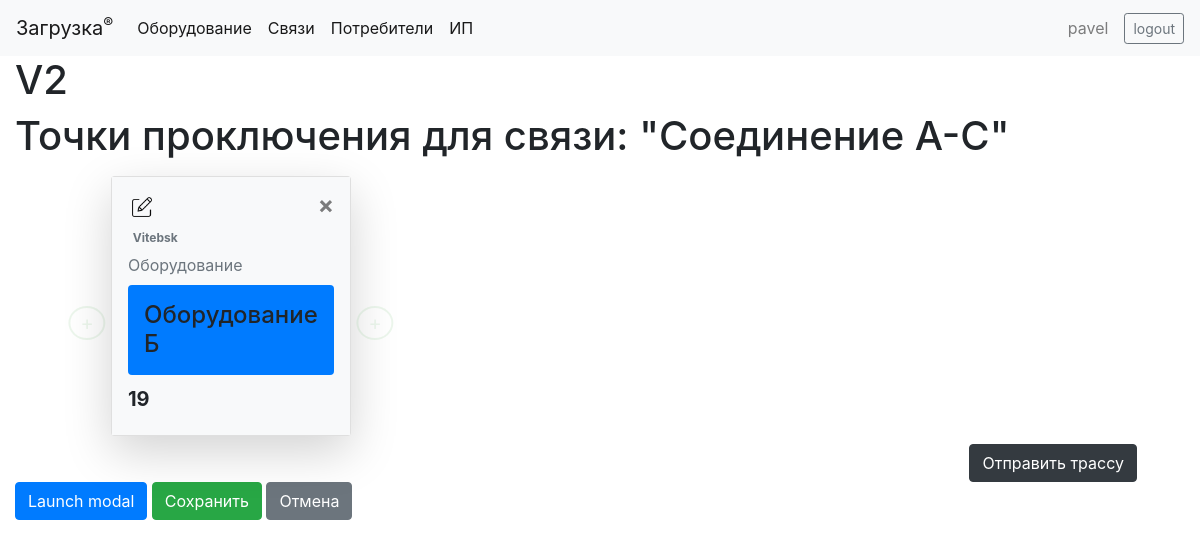
The app's page /register/communication/92/connection_edit_v2 (signed in) with its own data.
### register/models.py (models this page shows, shortened)
class Communication(models.Model):
    service_status_choices = [
        ('E', 'enabled'),
        ('D', 'disabled')
    ]
    name = models.CharField(max_length=150, null=False)
    service_status = models.CharField(max_length=1, choices=service_status_choices, default='E')
    create_date = models.DateTimeField(auto_now_add=True)
    note = models.TextField(null=True, blank=True)
    direction_from = models.ForeignKey(EndPoint, on_delete=models.RESTRICT, null=True, related_name='direction_from')
    direction_to = models.ForeignKey(EndPoint, on_delete=models.RESTRICT, null=True, related_name='direction_to')
    consumer = models.ForeignKey(Consumer, on_delete=models.RESTRICT, related_name='communications')
    communication_type = models.ForeignKey(InterfaceType, null=True, on_delete=models.SET_NULL, related_name='communications')
    class Meta:
        unique_together = ('name', 'direction_from', 'direction_to', 'consumer', 'communication_type')

class Port(models.Model):
    media_type_choices = [
        ('E', 'electrical'),
        ('O', 'optical'),
        ('V', 'virtual')
    ]
    equipment = models.ForeignKey('Equipment', on_delete=models.CASCADE, related_name='ports', blank=True)
    interface_type = models.ForeignKey('InterfaceType', on_delete=models.RESTRICT, related_name='ports')
    media_type = models.CharField(max_length=1, choices=media_type_choices, default='E')
    port_name = models.CharField(max_length=30, blank=True)
    note = models.TextField(null=True, blank=True)
    frame_name = models.CharField(max_length=30, blank=True)  # Информация о рамке, на которой расшит порт (вместо frame с OneToOneField).
    connected_to = models.OneToOneField('Port', on_delete=models.RESTRICT, related_name='connected_from', blank=True, null=True)
    frame = models.OneToOneField('Port', on_delete=models.RESTRICT, related_name='port', blank=True, null=True)
    communication = models.ForeignKey('Communication', on_delete=models.RESTRICT, null=True, blank=True, related_name='ports')
    class Meta:
        unique_together = ('port_name', 'equipment',)

class Equipment(models.Model):
    type_choices = [
        ('E', 'Оборудование'),
        ('O', 'Оптические кроссы'),
        ('F', 'Рамки'),
        ('V', 'Виртуальные объекты'),
        ('S', 'Системы'),
        ('-', 'Другое'),
        ('', '---------'),
    ]
    name = models.CharField(max_length=100)
    endpoint = models.ForeignKey('EndPoint', on_delete=models.RESTRICT, default=None, null=True, related_name='equipments')
    location = models.CharField(max_length=100, null=True)
    note = models.TextField(null=True, blank=True)
    type = models.CharField(max_length=1, choices=type_choices, default='-')
    endpoint_opposite = models.ForeignKey('EndPoint', on_delete=models.RESTRICT, default=None, null=True, blank=True, related_name='systems')
    def __str__(self):
        return f"{self.name}"
    class Meta:
        unique_together = ('name', 'type',)

class EndPoint(models.Model):
    code = models.CharField(max_length=100, unique=True)
    name = models.CharField(max_length=100, null=True, blank=True)
    note = models.TextField(null=True, blank=True)
    def __str__(self):
        return f"{self.name}"

### register/views.py (the view)
# urls.py: path('communication/<pk>/connection_edit_v2', views.connection_edit_v2, name='connection_edit_v2'),
def connection_edit_v2(request, pk):
    communication = get_object_or_404(Communication, pk=pk)
    form = OnePointConnectionForm()
    context = {
        'communication': communication,
        'form': form,
    }
    return render(request, 'connection_edit_v2.html', context=context)

### register/templates/connection_edit_v2.html (shortened to what this page needs)
{% extends "base_generic.html" %}
{% block content %}
<p class="h1">V2</p>
<h1>Точки проключения для связи: "{{ communication.name }}"</h1>
<form method="post">{% csrf_token %}
    {% if communication %}
        {% if communication.ports.all %}
            <div id="cards_block" class="mx-5 d-flex flex-wrap">
                <div class="d-flex between-filler mx-2">
                    <div class="button-container">
                        <input id="111" type="button" value="+" class="add-button"><p></p>
                    </div>
                </div>
                {% for port in communication.ports.all %}
                    {% include 'card_template.html' %}
                    <div class="d-flex between-filler mx-2">
                        <div class="button-container">
                            <input id="222" type="button" value="+" class="add-button"><p></p>
                        </div>
                    </div>
                {% endfor %}
            </div>
            <div class="clearfix px-5">
                <button type="button" class="btn btn-dark float-right" data-toggle="modal" data-target="#sendmail_modal">Отправить трассу</button>
            </div>
        {% else %}
            <p class="mx-5 "><a href="{% url 'connection_edit_with_filter' communication.pk %}" class="btn btn-success">Добавить коннекции</a></p>
        {% endif %}
    {% else %}
        <p>Связь не найдена.</p>
    {% endif %}
    <button type="button" class="btn btn-primary" data-toggle="modal" data-target="#port_filter_modal">
  Launch modal
</button>
    <input type="submit" name="submit" value="Сохранить" class="btn btn-success">
    <a href="{% url 'communications' %}" type="button" name="cancel" class="btn btn-secondary">Отмена</a>
</form>
{% endblock %}

### register/templates/base_generic.html (shortened to what this page needs)
<!DOCTYPE html>
<html lang="en">
    <head>
        <link rel="stylesheet"
              href="https://cdn.jsdelivr.net/npm/bootstrap@4.1.3/dist/css/bootstrap.min.css"
>
        <link rel="stylesheet" href="https://cdnjs.cloudflare.com/ajax/libs/font-awesome/4.7.0/css/font-awesome.min.css">
        {% load static %}
        <link rel="stylesheet" href="{% static 'css/styles.css' %}">
    </head>
    <body>
        <nav class="navbar navbar-expand-lg navbar-light bg-light sticky-top">
            <a class="navbar-brand" href="{% url 'index' %}">Загрузка<sup>&reg;</sup></a>
            <div class="collapse navbar-collapse" id="navbarNav">
                <ul class="navbar-nav mr-auto">
                    <li class="nav-item active">
                        <a class="nav-link" href="{% url 'equipments' %}" aria-current="page">Оборудование<span class="sr-only">(current)</span></a>
                    </li>
                    <li class="nav-item active">
                        <a class="nav-link" href="{% url 'communications' %}" aria-current="page">Связи</a>
                    </li>
                    <li class="nav-item active">
                        <a class="nav-link" href="{% url 'consumers' %}">Потребители</a>
                    </li>
                    <li class="nav-item active">
                        <a class="nav-link" href="{% url 'endpoints' %}">ИП</a>
                    </li>
                </ul>
                {% if user.is_authenticated %}
                    <span class="navbar-text px-3">
                        {{ user.get_username }}
                    </span>
                    <a class="btn btn-sm btn-outline-secondary" href="{% url 'logout' %}?next={{request.path}}">logout</a>
                {% else %}
                    <a class="btn btn-sm btn-outline-secondary" href="{% url 'login' %}?next={{request.path}}">login</a>
                {% endif %}
            </div>
        </nav>
        <div class="container-fluid">
            <div class="row" id="div-row">
                <div class="col" id="div-right">
                    {% if user.is_authenticated %}
                        {% block content %}
                        {% endblock %}
                    {% else %}
                        <p>Please, login!</p>
                        {% block login %}{% endblock %}
                    {% endif %}
                </div>
            </div>
        </div>
    </body>
</html>

### register/templates/card_template.html (shortened to what this page needs)
<div class="card my-2 shadow-lg">
    <div class="card-body bg-light m-0 p-3">
        <button type="button" class="close remove" aria-label="Close"><span class="remove" aria-hidden="true">&times;</span></button>
        {% load static %}
        <img class="edit-card m-1" src="{% static 'images/icons/icon_edit.png' %}" width="20px" height="20px">
        <br>
        <sub class="endpoint text-muted badge" data-value="{{ port.equipment.endpoint.id }}">{{ port.equipment.endpoint }}</sub>
        <p class="card-subtitle my-2 text-muted equipment_type" data-value="{{ port.equipment.type }}">{{ port.equipment.get_type_display }}</p>
        <p class="card-title equipment h4 bg-{% if port.equipment.type == 'E' %}primary{% elif port.equipment.type == 'F' %}info{% else %}light{% endif %} p-3 rounded" data-value="{{ port.equipment.id }}">{{ port.equipment }}</p>
        <p class="card-text port_name h5" data-value="{{ port.id }}"> <b>{{ port.port_name }}</b></p>
    </div>
</div>

### register/static/css/styles.css (style rules this page uses)
.card { width: 15rem; }
.between-filler { width: 2rem; position:relative; transition: all 500ms ease; opacity: 0.1; transition: all 500ms ease; }
.button-container .add-button { position: absolute; top: 50%; left: 50%; }
.add-button { background-color: white; border: 2px solid #4CAF50; border-radius: 50%; color: #4CAF50; padding: 0px 10px; text-align: center; text-decoration: none; transform-origin: 50% 50%; transform: translate(-50%, 0%); display: inline-block; font-size: 20px; text-color: #4CAF50; }

### records on screen
Communication: name "Соединение А-C"
Port: equipment.endpoint "Vitebsk", equipment.type "Оборудование", equipment "Оборудование Б", {{ port.id }} 239 (drawn), port_name "19"

### other values on screen
{{ user.get_username }} "pavel"
